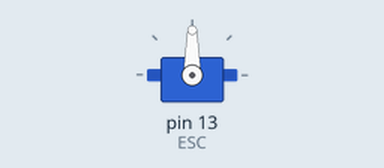
This program was run on a simulated Raspberry Pi (header pin numbers). On the bench: servo. Servo angles are drawn from the pulse width (0.5 ms = 0°, 2.5 ms = 180°).

Above: at 0.1 s.
Timing chart, 0 to 1.6 s (numbered marks = the images above):
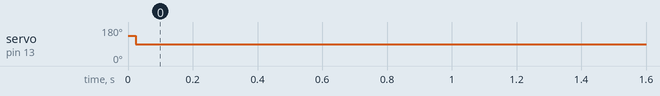

The program:

control_robotcar_wifi.py
```python
##########Imports##########
import time
import pigpio
import RPi.GPIO as GPIO
import socket,json


##########WIFICONF##########
UDP_IP= ""
UDP_PORT= 5005
sock= socket.socket(socket.AF_INET, socket.SOCK_DGRAM)
sock.bind((UDP_IP, UDP_PORT))

#connections, vars and pins
ESC = 13
GPIO.setmode(GPIO.BOARD) #Use Board numerotation mode
GPIO.setwarnings(False) #Disable warnings
Servo = 18
frequence = 50
pi = pigpio.pi() # Connect to local Pi.

#defs


def initialization():


    pi.set_servo_pulsewidth(ESC, 0)

    pi.set_PWM_frequency(ESC,100)

    pi.set_servo_pulsewidth(ESC,2000)

    pi.set_servo_pulsewidth(ESC,1000)

    pi.set_servo_pulsewidth(ESC,1500)


#main

initialization()

while True:
    time.sleep(0.01)
```

Measured:
- by itself, servo on pin 13 (ESC): 135° → 90° at 0.02 s
